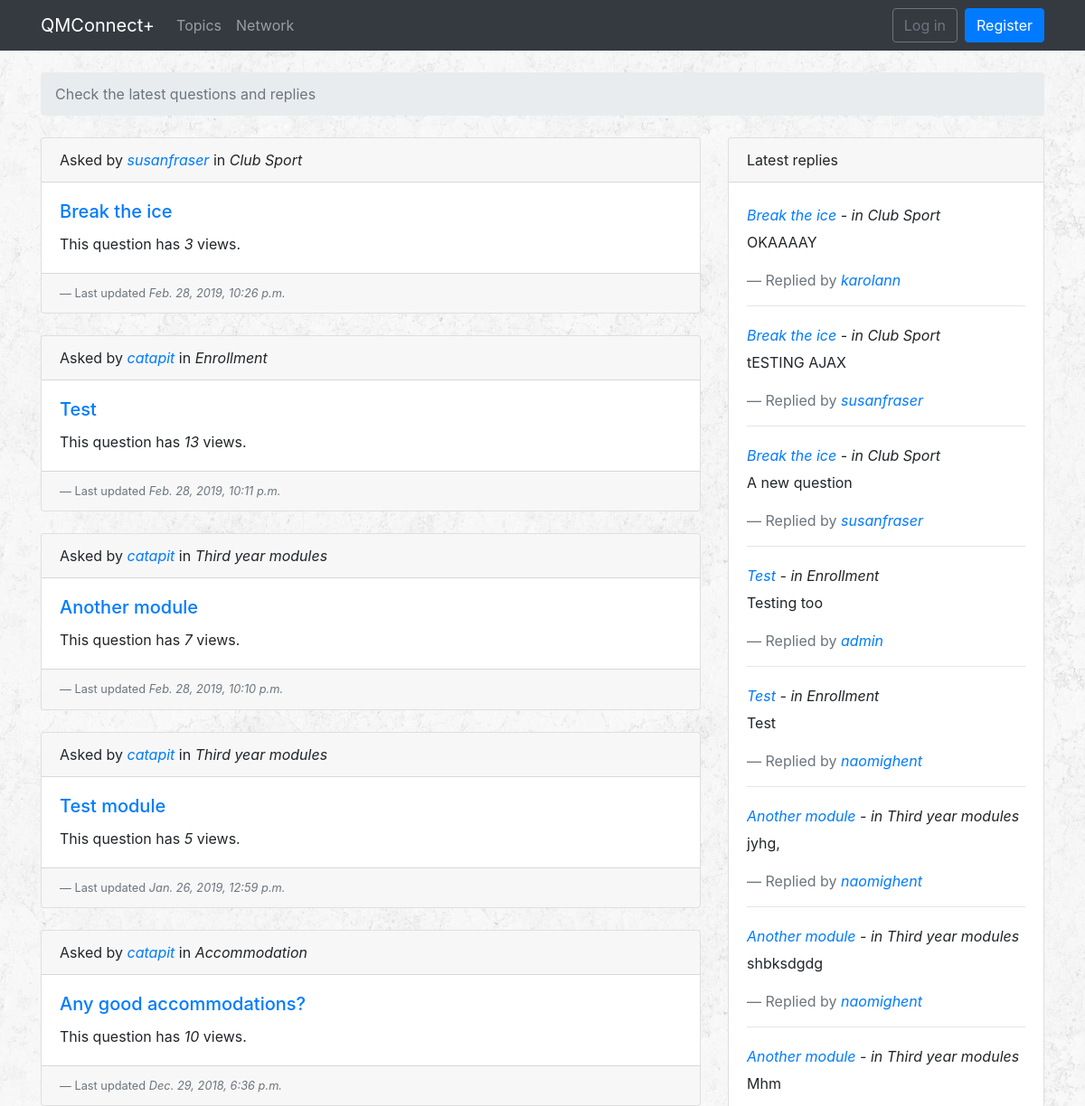
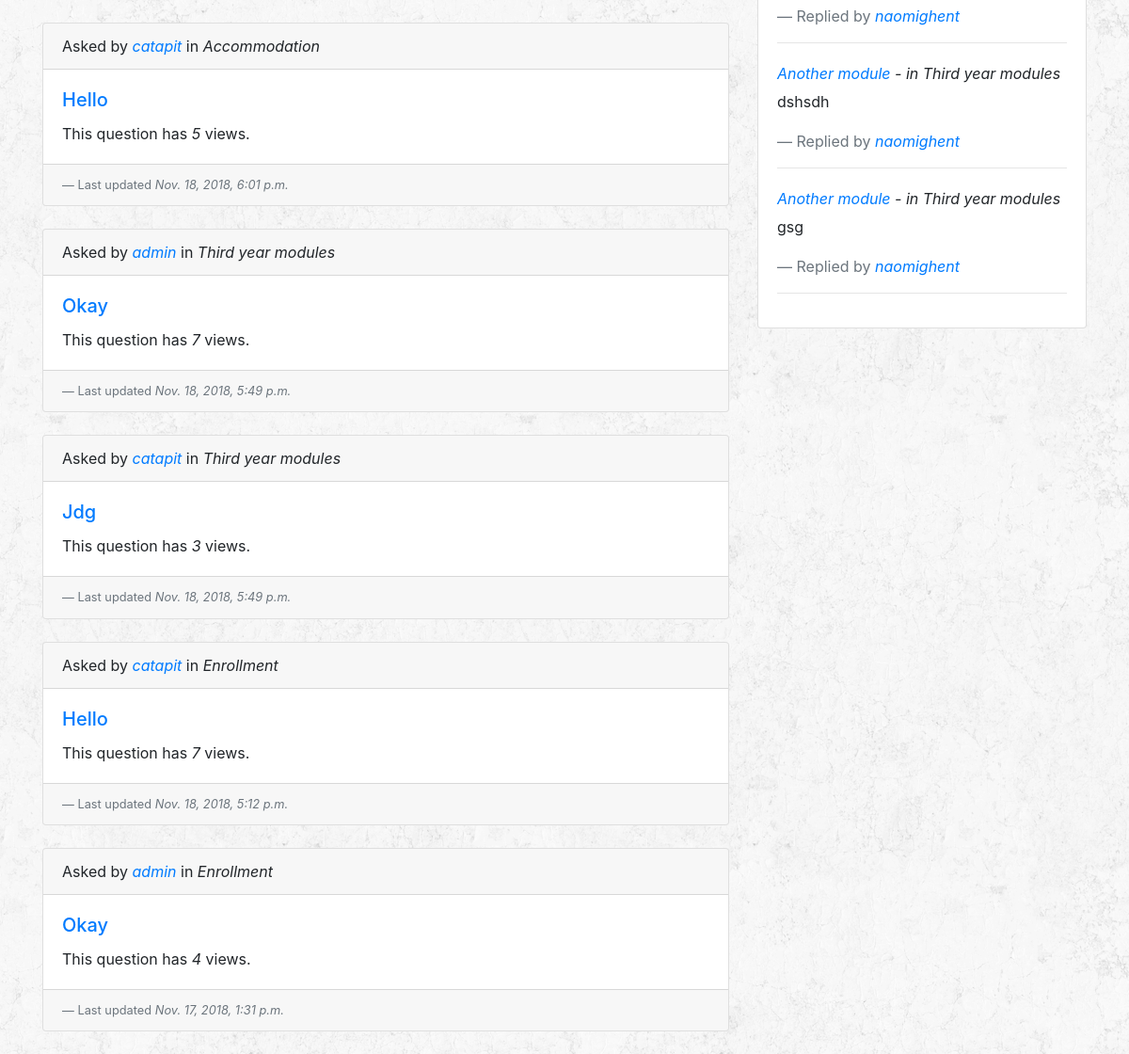
Before: / with the older database file (2 pictures, top to bottom).
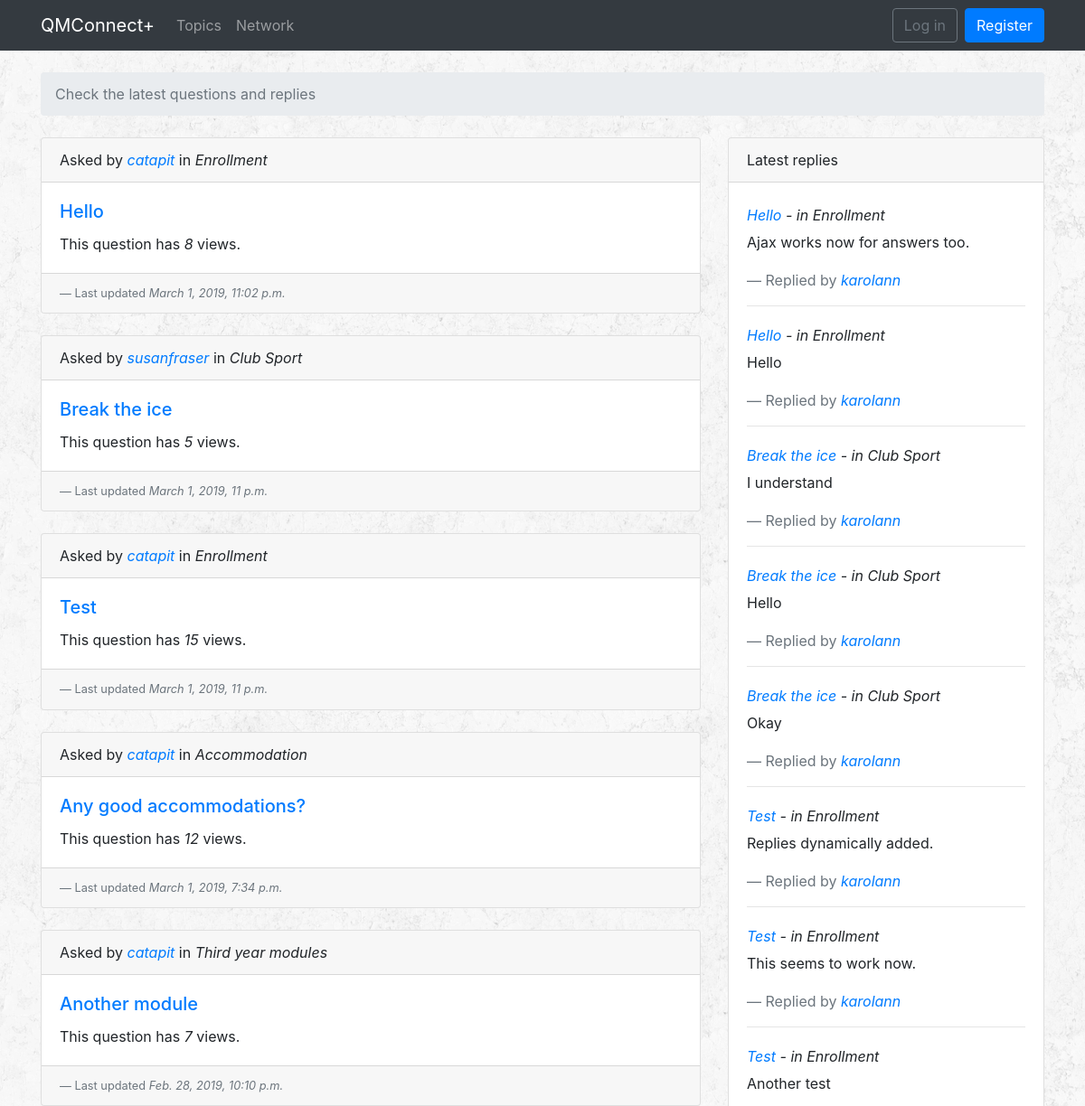
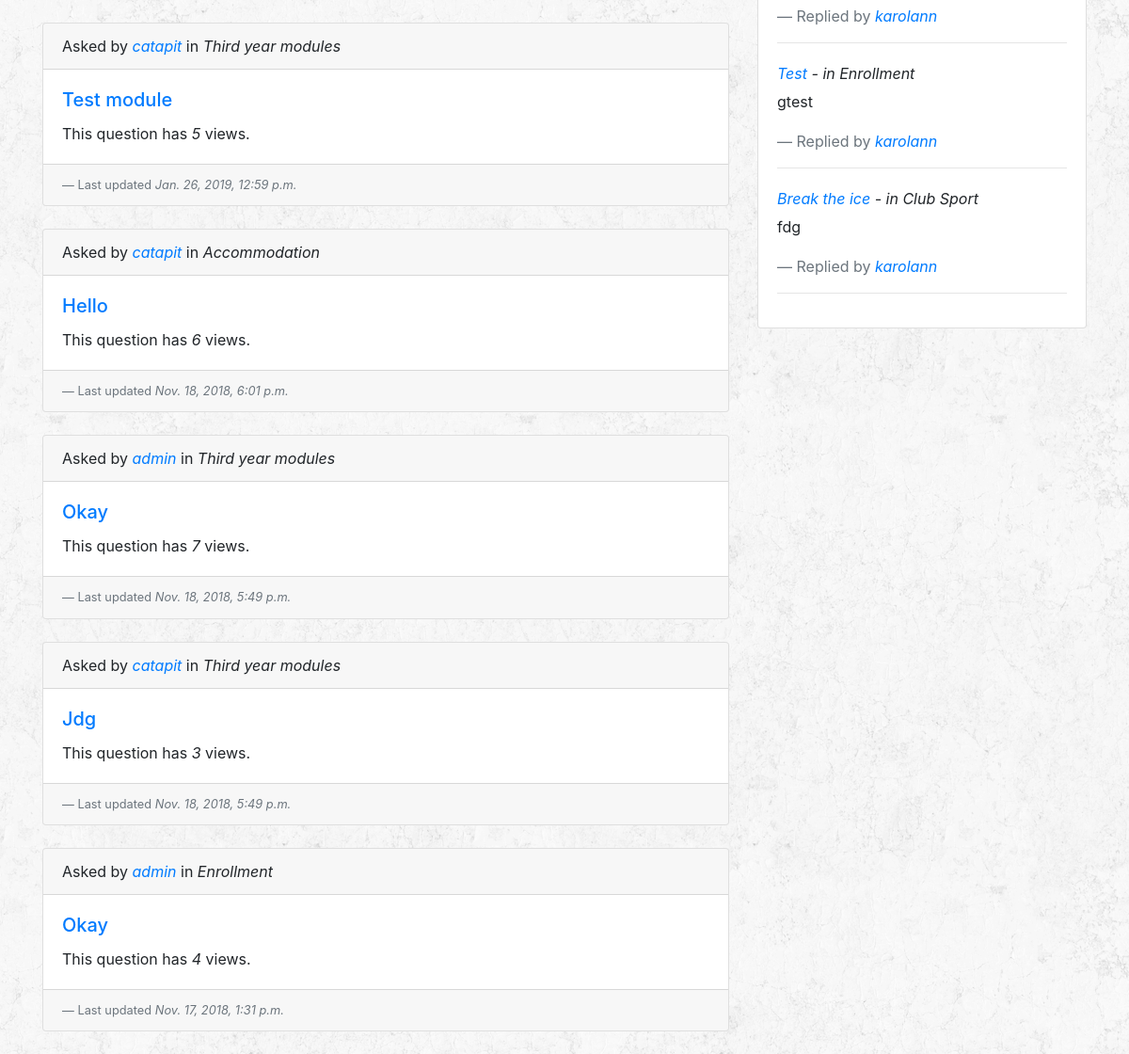
After: the same page with the newer database file (2 pictures, top to bottom).
### qa/models.py (models this page shows, shortened)
class Question(models.Model):
    subject = models.CharField(max_length=255)
    last_updated = models.DateTimeField(auto_now_add=True)
    topic = models.ForeignKey(Topic, related_name='questions', on_delete=models.CASCADE)
    starter = models.ForeignKey(User, related_name='questions', on_delete=models.CASCADE)
    views = models.PositiveIntegerField(default=0)
    def __str__(self):
        return self.subject

class Topic(models.Model):
    name = models.CharField(max_length=30, unique=True)
    description = models.CharField(max_length=100)
    def __str__(self):
        return self.name

class Answer(models.Model):
    message = models.TextField(max_length=4000)
    question = models.ForeignKey(Question, related_name='answers', on_delete=models.CASCADE)
    created_at = models.DateTimeField(auto_now_add=True)
    updated_at = models.DateTimeField(null=True)
    created_by = models.ForeignKey(User, related_name='answers', on_delete=models.CASCADE)
    updated_by = models.ForeignKey(User, null=True, related_name='+', on_delete=models.CASCADE)

### qa/views.py (the view)
# urls.py: path('', qa_views.latest, name='latest'),
def latest(request):
    answers = Answer.objects.order_by('-created_at')[:10]
    questions = Question.objects.order_by('-last_updated')[:10]
    return render(request, 'latest.html', {'answers': answers, 'questions': questions})

### templates/latest.html
{% extends 'base.html' %}
{% block breadcrumb %}
<li class="breadcrumb-item active">Check the latest questions and replies</li>
{% endblock %}
{% block content %}
<div class="row">
  <div class="col-md-8">
    {% for question in questions %}
    <div class="card mb-4">
      <div class="card-header">
        Asked by <cite><a href="{% url 'qa:profile' question.starter.pk %}">{{ question.starter }}</a></cite> in <cite>{{ question.topic }}</cite>
      </div>
      <div class="card-body">
        <h5 class="card-title"><a href="{% url 'qa:question_answers' question.topic.pk question.pk %}">{{ question }}</a></h5>
        <p class="card-text">This question has <cite>{{ question.views }}</cite> views.</p>
      </div>
      <div class="card-footer text-muted">
        <footer class="blockquote-footer">Last updated <cite>{{ question.last_updated }}</cite></footer>
      </div>
    </div>
    {% endfor %}
  </div>
  <div class="col-md-4">
    <div class="card mb-4">
      <div class="card-header">
        Latest replies
      </div>
      <div class="card-body">
        <blockquote class="blockquote mb-0">
          {% for answer in answers %}
          <small><cite><a href="{% url 'qa:question_answers' answer.question.topic.pk answer.question.pk %}">{{ answer.question }}</a> - in {{ answer.question.topic }}</cite></small>
          <p><small>{{ answer.message }}</small></p>
          <footer class="blockquote-footer">Replied by <cite><a href="{% url 'qa:profile' answer.created_by.pk %}">{{ answer.created_by }}</a></cite></footer>
          <hr/>
          {% endfor %}
        </blockquote>
      </div>
    </div>
  </div>
</div>
{% endblock content %}

Changed rows visible on the page:
no longer on this page (row unchanged): Answer: question "Break the ice", question.topic "Club Sport", message "OKAAAAY", created_by "karolann"
no longer on this page (row unchanged): Answer: question "Break the ice", question.topic "Club Sport", message "tESTING AJAX", created_by "susanfraser"
no longer on this page (row unchanged): Answer: question "Break the ice", question.topic "Club Sport", message "A new question", created_by "susanfraser"
no longer on this page (row unchanged): Answer: question "Test", question.topic "Enrollment", message "Testing too", created_by "admin"
no longer on this page (row unchanged): Answer: question "Test", question.topic "Enrollment", message "Test", created_by "naomighent"
no longer on this page (row unchanged): Answer: question "Another module", question.topic "Third year modules", message "jyhg,", created_by "naomighent"
no longer on this page (row unchanged): Answer: question "Another module", question.topic "Third year modules", message "shbksdgdg", created_by "naomighent"
no longer on this page (row unchanged): Answer: question "Another module", question.topic "Third year modules", message "Mhm", created_by "naomighent"
no longer on this page (row unchanged): Answer: question "Another module", question.topic "Third year modules", message "dshsdh", created_by "naomighent"
no longer on this page (row unchanged): Answer: question "Another module", question.topic "Third year modules", message "gsg", created_by "naomighent"
changed Question: views "7" → "8"; last_updated "Nov. 18, 2018, 5:12 p.m." → "March 1, 2019, 11:02 p.m."; moves up the list
changed Question "Break the ice": views "3" → "5"; last_updated "Feb. 28, 2019, 10:26 p.m." → "March 1, 2019, 11 p.m."
changed Question "Test": views "13" → "15"; last_updated "Feb. 28, 2019, 10:11 p.m." → "March 1, 2019, 11 p.m."
changed Question "Any good accommodations?": views "10" → "12"; last_updated "Dec. 29, 2018, 6:36 p.m." → "March 1, 2019, 7:34 p.m."; moves up the list
changed Question "Nov. 18, 2018, 6:01 p.m.": views "5" → "6"
added Answer: question "Hello", question.topic "Enrollment", message "Ajax works now for answers too.", created_by "karolann"
added Answer: question "Hello", question.topic "Enrollment", message "Hello", created_by "karolann"
added Answer: question "Break the ice", question.topic "Club Sport", message "I understand", created_by "karolann"
added Answer: question "Break the ice", question.topic "Club Sport", message "Hello", created_by "karolann"
added Answer: question "Break the ice", question.topic "Club Sport", message "Okay", created_by "karolann"
added Answer: question "Test", question.topic "Enrollment", message "Replies dynamically added.", created_by "karolann"
added Answer: question "Test", question.topic "Enrollment", message "This seems to work now.", created_by "karolann"
added Answer: question "Test", question.topic "Enrollment", message "Another test", created_by "karolann"
added Answer: question "Test", question.topic "Enrollment", message "gtest", created_by "karolann"
added Answer: question "Break the ice", question.topic "Club Sport", message "fdg", created_by "karolann"
